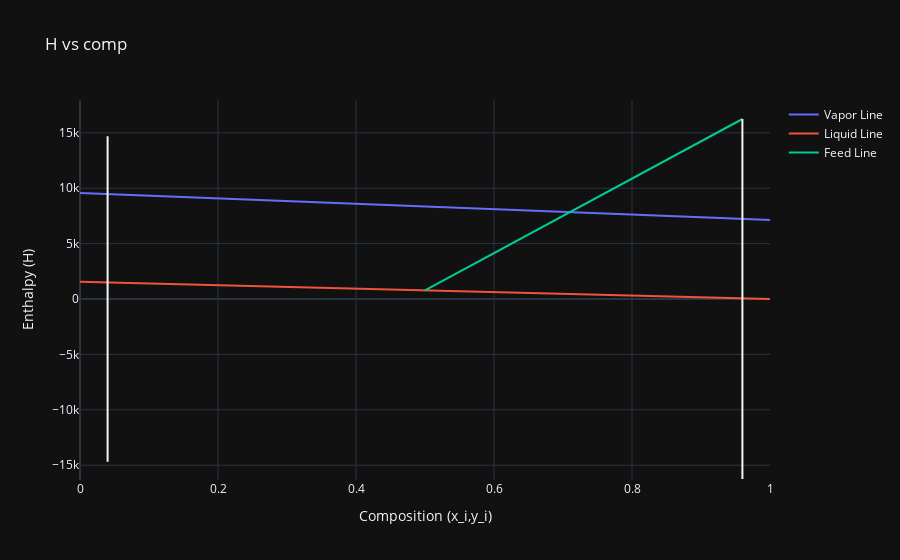

Here is the notebook cell this chart was saved with:
### Code cell
'''Specified Functions'''

def refCalc(a, b):
    '''
    DESCRIPTION
    Determines the reference temperature T_ref in degrees (C)
    
    INPUTS:
    a                  : Boiling point temperature of b
    b                  : Boiling point temperature of b

    OUTPUTS:
    T_ref              : Reference temperature (C) 
    
    '''
    if a < b:
        res = a
    else:
        res = b
    return res

def liquidEnthalpy(C, T_boil, mw):
    '''
    Description
    Returns the liquid enthalpy
    
    INPUTS:
    C                  : Average liquid specific heat
    T_boil             : Boiling point temperature
    mw                 : Molecular weight

    OUTPUTS:
    H                  : Liquid enthalpy 

    '''
    H = C*(T_boil - T_ref)*mw
    return H

def vaporEnthalpy(H_l,H_vap, mw):
    '''
    Description
    Returns the vapor enthalpy
    
    INPUTS:
    H_l                : Liquid enthalpy
    H_vap             : Latent heat of vaporization
    mw                 : Molecular weight

    OUTPUTS:
    H                  : Vapor enthalpy

    '''
    H = H_l + H_vap*mw
    return H

def vaporLineEq(i):
    '''
    DESCRIPTION
    Produces the vapor enthalpy across a range or specifed of compostiions

    INPUTS:
    i                 : Composition

    OUTPUTS:
    y                 : Output enthalpy(s)

    '''
    y = vaporLineSlope*i + Hb_v
    return y 

def liquidLineEq(i):
    '''
    DESCRIPTION
    Produces the liquid enthalpy across a range or specifed of compostiions

    INPUTS:
    i                 : Composition

    OUTPUTS:
    y                 : Output enthalpy(s)

    '''
    y = liquidLineSlope*i + Hb_l
    return y

def feedLineSlope():
    '''
    DESCRIPTION
    Calculates the feed lines slope to determine ideal stages.

    INPUTS:

    OUTPUTS:
    m                 : Feed line slope
    b                 : Feed line y intercept

    '''
    feedPoint = liquidLineSlope*xf + Hb_l
    feedPointThroughVapor = vaporLineSlope*yf_star + Hb_v
    m = (feedPointThroughVapor-feedPoint)/(yf_star-xf)
    b = -m*xf+feedPoint
    return m, b


def feedLineEq(i):
    '''
    DESCRIPTION
    Produces the feed enthalpy across a range or specifed of compostiions

    INPUTS:
    i                 : Composition

    OUTPUTS:
    y                 : Output enthalpy(s)
    '''
    
    y = feedLineSlope()[0]*i + feedLineSlope()[1]
    return y

'''Parameters'''
F = 100                             # Feed flow rate (kmol/hr)
xf=0.5                              # Feed composition
xd=0.96                             # Distillate composition
xb=0.04                             # Bottoms composition
feedType = 'saturated'              # Feed type

'''Properites:'''
mw_A=153.84                         # Molecular weight of a (g/mol)
mw_B=92.14                          # Molecular weight of b (g/mol)
Ta_boil=76.4                        # Boiling point of a (C)
Tb_boil=110.4                       # Boiling point of b (C)
T_ref = refCalc(Ta_boil,Tb_boil)   # Determined reference temperature
Ca=.225                             # Average liquid specific heat of a
Cb=.5                               # Average liquid specific heat of b
Ha_vap=46.42                        # Latent heat vap. of a @ 76.4
Hb_vap=86.8                         # Latent heat vap. of b @ 110.4

# enthalpy calculations
Ha_l = liquidEnthalpy(Ca, Ta_boil, mw_A)
Hb_l = liquidEnthalpy(Cb, Tb_boil, mw_B)
Ha_v = vaporEnthalpy(Ha_l, Ha_vap, mw_A)
Hb_v = vaporEnthalpy(Hb_l, Hb_vap, mw_B)

vaporLineSlope = (Ha_v-Hb_v)/1
liquidLineSlope = (Ha_l-Hb_l)/1

# intake feed vapor composition based on equilibrium data
while True:
    yf_star= float(input('Enter the feed vapor composition: ')) # 0.71 for now must be greater than xf
    if yf_star >= xf:
        break
    else:
        print('Enter a feed vapor composition greater than xf: {}'.format(xf))
    





# create a variable to iterate over compositions
x = np.linspace(0, 1, 101)

# make plot
fig1 = make_subplots(rows=1, cols=1)
fig1.add_scatter(x=x,                            
                 y=vaporLineEq(x), name='Vapor Line')
fig1.add_scatter(x=x,                            
                 y=liquidLineEq(x), name='Liquid Line')
fig1.add_scatter(x=x[int(xf*100):int(xd*100)+1],
                 y=feedLineEq(x[int(xf*100):int(xd*100)+1]), name='Feed Line')

fig1.add_shape(type='line', x0=xd, y0=-feedLineEq(xd), x1=xd, y1=feedLineEq(xd))
fig1.add_shape(type='line', x0=xb, y0=-feedLineEq(xb), x1=xb, y1=feedLineEq(xb))

fig1.update_layout(
    title='H vs comp',
    xaxis = dict(
        title = 'Composition (x_i,y_i)',
    ),
    yaxis = dict(
        title = ' Enthalpy (H)',
    )
    )

### Figure 1 — Plotly figure (JSON) as saved in the notebook; plotly's stock layout.template omitted (floating-point values rounded to 4 significant figures)
{"data": [{"name": "Vapor Line", "type": "scatter", "x": [0, 0.01, 0.02, 0.03, 0.04, 0.05, 0.06, 0.07, 0.08, 0.09, 0.1, 0.11, 0.12, 0.13, 0.14, 0.15, 0.16, 0.17, 0.18, 0.19, 0.2, 0.21, 0.22, 0.23, 0.24, 0.25, 0.26, 0.27, 0.28, 0.29, 0.3, 0.31, 0.32, 0.33, 0.34, 0.35, 0.36, 0.37, 0.38, 0.39, 0.4, 0.41, 0.42, 0.43, 0.44, 0.45, 0.46, 0.47, 0.48, 0.49, 0.5, 0.51, 0.52, 0.53, 0.54, 0.55, 0.56, 0.57, 0.58, 0.59, 0.6, 0.61, 0.62, 0.63, 0.64, 0.65, 0.66, 0.67, 0.68, 0.69, 0.7, 0.71, 0.72, 0.73, 0.74, 0.75, 0.76, 0.77, 0.78, 0.79, 0.8, 0.81, 0.82, 0.83, 0.84, 0.85, 0.86, 0.87, 0.88, 0.89, 0.9, 0.91, 0.92, 0.93, 0.94, 0.95, 0.96, 0.97, 0.98, 0.99, 1], "y": [9564.0, 9540.0, 9516.0, 9491.0, 9467.0, 9443.0, 9419.0, 9395.0, 9370.0, 9346.0, 9322.0, 9298.0, 9273.0, 9249.0, 9225.0, 9201.0, 9176.0, 9152.0, 9128.0, 9104.0, 9080.0, 9055.0, 9031.0, 9007.0, 8983.0, 8958.0, 8934.0, 8910.0, 8886.0, 8861.0, 8837.0, 8813.0, 8789.0, 8765.0, 8740.0, 8716.0, 8692.0, 8668.0, 8643.0, 8619.0, 8595.0, 8571.0, 8547.0, 8522.0, 8498.0, 8474.0, 8450.0, 8425.0, 8401.0, 8377.0, 8353.0, 8328.0, 8304.0, 8280.0, 8256.0, 8232.0, 8207.0, 8183.0, 8159.0, 8135.0, 8110.0, 8086.0, 8062.0, 8038.0, 8013.0, 7989.0, 7965.0, 7941.0, 7917.0, 7892.0, 7868.0, 7844.0, 7820.0, 7795.0, 7771.0, 7747.0, 7723.0, 7699.0, 7674.0, 7650.0, 7626.0, 7602.0, 7577.0, 7553.0, 7529.0, 7505.0, 7480.0, 7456.0, 7432.0, 7408.0, 7384.0, 7359.0, 7335.0, 7311.0, 7287.0, 7262.0, 7238.0, 7214.0, 7190.0, 7165.0, 7141.0]}, {"name": "Liquid Line", "type": "scatter", "x": [0, 0.01, 0.02, 0.03, 0.04, 0.05, 0.06, 0.07, 0.08, 0.09, 0.1, 0.11, 0.12, 0.13, 0.14, 0.15, 0.16, 0.17, 0.18, 0.19, 0.2, 0.21, 0.22, 0.23, 0.24, 0.25, 0.26, 0.27, 0.28, 0.29, 0.3, 0.31, 0.32, 0.33, 0.34, 0.35, 0.36, 0.37, 0.38, 0.39, 0.4, 0.41, 0.42, 0.43, 0.44, 0.45, 0.46, 0.47, 0.48, 0.49, 0.5, 0.51, 0.52, 0.53, 0.54, 0.55, 0.56, 0.57, 0.58, 0.59, 0.6, 0.61, 0.62, 0.63, 0.64, 0.65, 0.66, 0.67, 0.68, 0.69, 0.7, 0.71, 0.72, 0.73, 0.74, 0.75, 0.76, 0.77, 0.78, 0.79, 0.8, 0.81, 0.82, 0.83, 0.84, 0.85, 0.86, 0.87, 0.88, 0.89, 0.9, 0.91, 0.92, 0.93, 0.94, 0.95, 0.96, 0.97, 0.98, 0.99, 1], "y": [1566.0, 1551.0, 1535.0, 1519.0, 1504.0, 1488.0, 1472.0, 1457.0, 1441.0, 1425.0, 1410.0, 1394.0, 1378.0, 1363.0, 1347.0, 1331.0, 1316.0, 1300.0, 1284.0, 1269.0, 1253.0, 1237.0, 1222.0, 1206.0, 1190.0, 1175.0, 1159.0, 1143.0, 1128.0, 1112.0, 1096.0, 1081.0, 1065.0, 1049.0, 1034.0, 1018.0, 1002.0, 986.8, 971.2, 955.5, 939.8, 924.2, 908.5, 892.8, 877.2, 861.5, 845.8, 830.2, 814.5, 798.9, 783.2, 767.5, 751.9, 736.2, 720.5, 704.9, 689.2, 673.5, 657.9, 642.2, 626.6, 610.9, 595.2, 579.6, 563.9, 548.2, 532.6, 516.9, 501.2, 485.6, 469.9, 454.3, 438.6, 422.9, 407.3, 391.6, 375.9, 360.3, 344.6, 328.9, 313.3, 297.6, 281.9, 266.3, 250.6, 235.0, 219.3, 203.6, 188.0, 172.3, 156.6, 141.0, 125.3, 109.6, 93.98, 78.32, 62.66, 46.99, 31.33, 15.66, 0]}, {"name": "Feed Line", "type": "scatter", "x": [0.5, 0.51, 0.52, 0.53, 0.54, 0.55, 0.56, 0.57, 0.58, 0.59, 0.6, 0.61, 0.62, 0.63, 0.64, 0.65, 0.66, 0.67, 0.68, 0.69, 0.7, 0.71, 0.72, 0.73, 0.74, 0.75, 0.76, 0.77, 0.78, 0.79, 0.8, 0.81, 0.82, 0.83, 0.84, 0.85, 0.86, 0.87, 0.88, 0.89, 0.9, 0.91, 0.92, 0.93, 0.94, 0.95, 0.96], "y": [783.2, 1119.0, 1456.0, 1792.0, 2128.0, 2464.0, 2801.0, 3137.0, 3473.0, 3809.0, 4145.0, 4482.0, 4818.0, 5154.0, 5490.0, 5827.0, 6163.0, 6499.0, 6835.0, 7171.0, 7508.0, 7844.0, 8180.0, 8516.0, 8853.0, 9189.0, 9525.0, 9861.0, 10200.0, 10530.0, 10870.0, 11210.0, 11540.0, 11880.0, 12210.0, 12550.0, 12890.0, 13220.0, 13560.0, 13900.0, 14230.0, 14570.0, 14900.0, 15240.0, 15580.0, 15910.0, 16250.0]}], "layout": {"shapes": [{"type": "line", "x0": 0.96, "x1": 0.96, "y0": -16250.0, "y1": 16250.0}, {"type": "line", "x0": 0.04, "x1": 0.04, "y0": 14680.0, "y1": -14680.0}], "title": {"text": "H vs comp"}, "xaxis": {"anchor": "y", "domain": [0, 1], "title": {"text": "Composition (x_i,y_i)"}}, "yaxis": {"anchor": "x", "domain": [0, 1], "title": {"text": " Enthalpy (H)"}}}}
